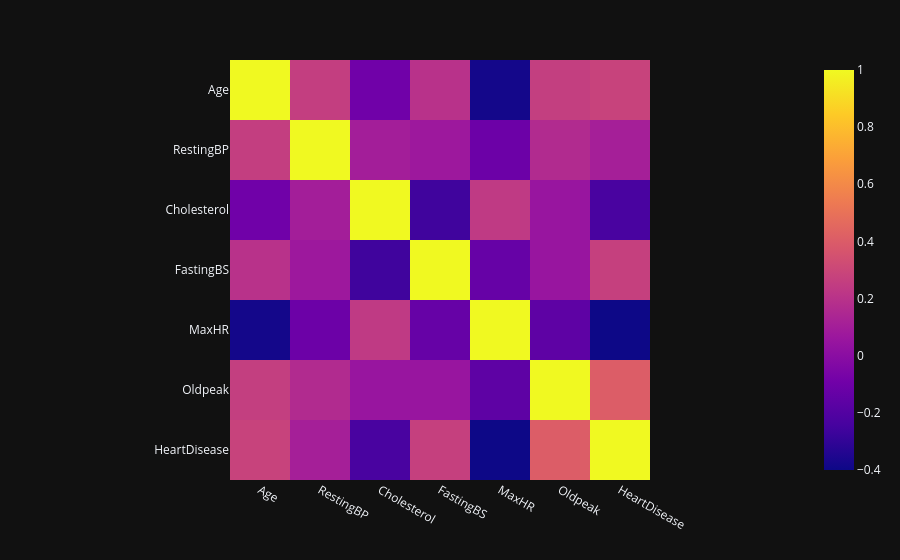

Notebook cell for this chart:
### Code cell
'''строим матрицу корреляций'''
import pandas as pd
import plotly.express as px

#вычисление корреляций
#corr_matrix = df.corr()
corr_matrix = df.corr(numeric_only=True)

#визуализация корреляций ьфекшцы
fig = px.imshow(corr_matrix)
fig.show()

'''import plotly.express as px

fig = px.imshow(
    corr_matrix.values,
    x=corr_matrix.columns,
    y=corr_matrix.index,
    text_auto=True,
    color_continuous_scale="RdBu",
    color_continuous_midpoint=0,
    range_color=[-1, 1]
)
fig.show()'''

### Figure 1 — Plotly figure (JSON) as saved in the notebook; plotly's stock layout.template omitted (floating-point values rounded to 4 significant figures)
{"data": [{"coloraxis": "coloraxis", "name": "0", "x": ["Age", "RestingBP", "Cholesterol", "FastingBS", "MaxHR", "Oldpeak", "HeartDisease"], "y": ["Age", "RestingBP", "Cholesterol", "FastingBS", "MaxHR", "Oldpeak", "HeartDisease"], "z": [[1.0, 0.2544, -0.09528, 0.198, -0.382, 0.2586, 0.282], [0.2544, 1.0, 0.1009, 0.07019, -0.1121, 0.1648, 0.1076], [-0.09528, 0.1009, 1.0, -0.261, 0.2358, 0.05015, -0.2327], [0.198, 0.07019, -0.261, 1.0, -0.1314, 0.0527, 0.2673], [-0.382, -0.1121, 0.2358, -0.1314, 1.0, -0.1607, -0.4004], [0.2586, 0.1648, 0.05015, 0.0527, -0.1607, 1.0, 0.404], [0.282, 0.1076, -0.2327, 0.2673, -0.4004, 0.404, 1.0]], "type": "heatmap", "xaxis": "x", "yaxis": "y", "hovertemplate": "x: %{x}<br>y: %{y}<br>color: %{z}<extra></extra>"}], "layout": {"xaxis": {"anchor": "y", "domain": [0.0, 1.0], "scaleanchor": "y", "constrain": "domain"}, "yaxis": {"anchor": "x", "domain": [0.0, 1.0], "autorange": "reversed", "constrain": "domain"}, "coloraxis": {"colorscale": [[0.0, "#0d0887"], [0.1111, "#46039f"], [0.2222, "#7201a8"], [0.3333, "#9c179e"], [0.4444, "#bd3786"], [0.5556, "#d8576b"], [0.6667, "#ed7953"], [0.7778, "#fb9f3a"], [0.8889, "#fdca26"], [1.0, "#f0f921"]]}, "margin": {"t": 60}}}
